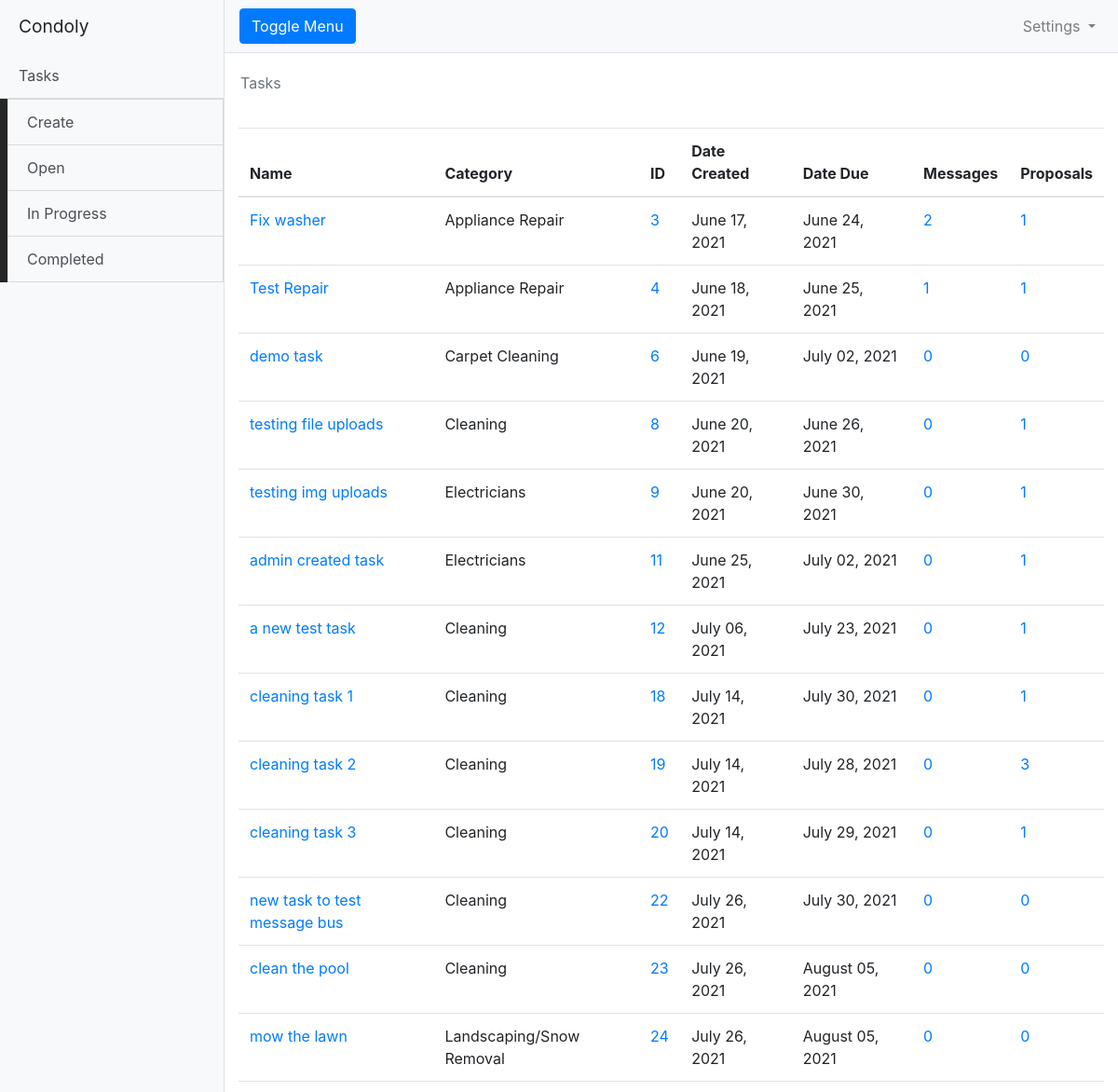
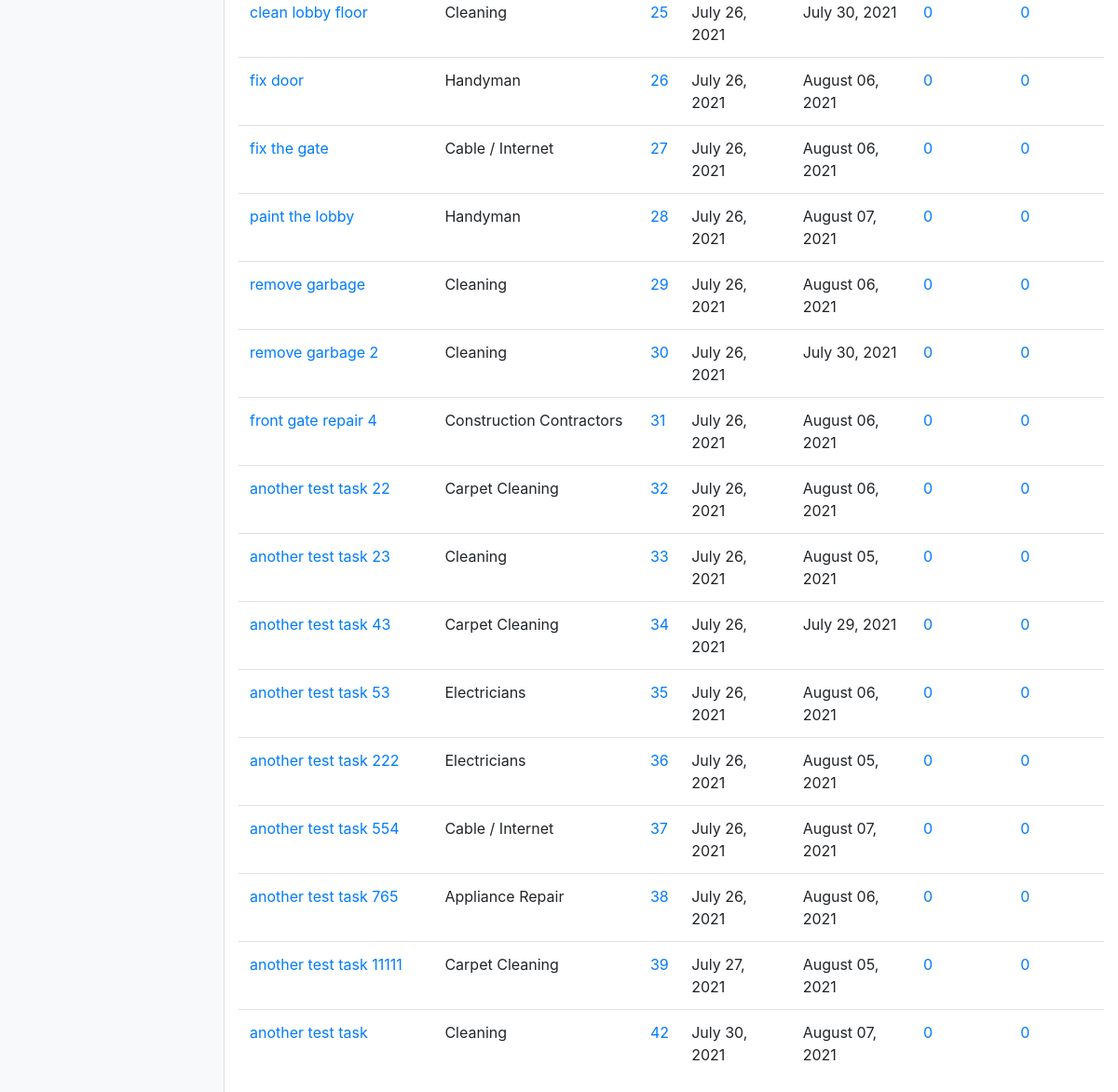
The app's page /tasks/open (signed in) with its own data (2 pictures, top to bottom).
### model.py (models this page shows, shortened)
class Task:
    def __init__(self, name, category, description, due_by, status, user_id, org_id):
        self.name = name
        self.category = category
        self.description = description
        self.due_by = due_by
        self.status = status
        self.user_id = user_id
        self.org_id = org_id
        self.created_at = datetime.datetime.now()
        self.proposals = list()
        self.task_msgs = list()
        self.images = None
        self.vendors_assigned = []
        self.admin_approved = 'false'
        self.accepted_proposal_id = None

### app.py (the view)
@app.route('/tasks/open', methods=['GET'])
def open_tasks():
    session = get_session()
    tasks = session.query(model.Task).filter(and_(model.Task.org_id == flask_session["org_id"], model.Task.status == "Open")).all()
    return render_template('list_tasks.html', tasks=tasks)

### app.py (called while the page is built)
@login_manager.user_loader
def load_user(user_id):
    if user_id is not None:
        session = get_session()
        return session.query(model.User).filter_by(id=user_id).one()
    return None

### templates/list_tasks.html
{% extends "base.html" %}
{% block content %}
	<div class="row">
	<nav class="row">
        <nav class="navbar">
          <ol class="breadcrumb bg-white">
            <li class="breadcrumb-item active" aria-current="page">Tasks</li>
          </ol>
        </nav>
	</nav>
        </div>
          <table class="table">
          <thead>
            <tr>
              <th scope="col">Name</th>
              <th scope="col">Category</th>
              <th scope="col">ID</th>
              <th scope="col">Date Created</th>
              <th scope="col">Date Due</th>
              <th scope="col">Messages</th>
              <th scope="col">Proposals</th>
            </tr>
          </thead>
          <tbody>
	    {% for task in tasks %}
            <tr>
	      <td><a href="{{ url_for('view_task', id=task.id)   }}">{{ task.name  }}</a></th>
	      <td>{{ task.category  }}</td>
	      <td><a href="{{ url_for('view_task', id=task.id)   }}">{{ task.id }}</a></td>
	      <td>{{ task.created_at.strftime('%B %d, %Y') }}</td>
	      <td>{{ task.due_by.strftime('%B %d, %Y') }}</td>
	      <td><a href="{{ url_for('messages', id=task.id) }}">{{ task.messages|length  }}</a></td>
	      <td><a href="{{ url_for('list_proposals', task_id=task.id)   }}">{{ task.proposals|length  }}</a></td>
            </tr>
	    {% endfor  %}
          </tbody>
          </table>
	  {% endblock  %}

### templates/base.html (shortened to what this page needs)
<!DOCTYPE html>
<html lang="en">
<head>
 <link rel="stylesheet" href="https://cdn.jsdelivr.net/npm/bootstrap@4.6.0/dist/css/bootstrap.min.css">
 <link rel="stylesheet" href="https://cdn.jsdelivr.net/npm/bootstrap-select@1.13.15/dist/css/bootstrap-select.min.css">
  <link href="{{ url_for('static', filename='css/simple-sidebar.css')  }}" rel="stylesheet">
</head>
<body>
  <div class="d-flex" id="wrapper">
    {% if session['user_type'] == 'HOA'%}
    <div class="bg-light border-right" id="sidebar-wrapper">
      <div class="sidebar-heading">Condoly </div>
      <div class="list-group list-group-flush">
	<a href="{{ url_for('tasks')   }}" class="list-group-item list-group-item-action bg-light">Tasks</a>
        <div class="tasks-dropdown">
          <a href="{{ url_for('create_task')   }}" class="list-group-item list-group-item-action bg-light">Create</a>
	  <a href="{{ url_for('open_tasks')   }}" class="list-group-item list-group-item-action bg-light">Open</a>
	  <a href="{{ url_for('in_progress_tasks')  }}" class="list-group-item list-group-item-action bg-light">In Progress</a>
	  <a href="{{ url_for('completed_tasks')  }}" class="list-group-item list-group-item-action bg-light">Completed</a>
        </div>
      </div>
    </div>
    {% endif  %}
    <div id="page-content-wrapper">
      <nav class="navbar navbar-expand-lg navbar-light bg-light border-bottom">
        <button class="btn btn-primary" id="menu-toggle">Toggle Menu</button>
        <div class="collapse navbar-collapse" id="navbarSupportedContent">
          <ul class="navbar-nav ml-auto mt-2 mt-lg-0">
            <li class="nav-item dropdown">
              <a class="nav-link dropdown-toggle" href="#" id="navbarDropdown" role="button" data-toggle="dropdown" aria-haspopup="true" aria-expanded="false">
                Settings
              </a>
            </li>
          </ul>
        </div>
      </nav>
      <div class="container-fluid">
	      {% block content %}{% endblock %}
      </div>
    </div>
  </div>
</body>
</html>

### static/css/simple-sidebar.css (style rules this page uses)
#wrapper { overflow-x: hidden; }
#sidebar-wrapper { min-height: 100vh; margin-left: -15rem; -webkit-transition: margin .25s ease-out; -moz-transition: margin .25s ease-out; -o-transition: margin .25s ease-out; transition: margin .25s ease-out; }
#sidebar-wrapper .sidebar-heading { padding: 0.875rem 1.25rem; font-size: 1.2rem; }
#sidebar-wrapper .list-group { width: 15rem; }
#page-content-wrapper { min-width: 100vw; }
@media (min-width: 768px) { #sidebar-wrapper { margin-left: 0; } }
@media (min-width: 768px) { #page-content-wrapper { min-width: 0; width: 100%; } }

### templates/base.html (style rules this page uses)
.tasks-dropdown { background-color: #262626; padding-left: 8px; }

### records on screen
Task: name "Fix washer", category "Appliance Repair", id "3", created_at "June 17, 2021", due_by "June 24, 2021", messages|length "2", proposals|length "1"
Task: name "Test Repair", category "Appliance Repair", id "4", created_at "June 18, 2021", due_by "June 25, 2021", messages|length "1", proposals|length "1"
Task: name "demo task", category "Carpet Cleaning", id "6", created_at "June 19, 2021", due_by "July 02, 2021", messages|length "0", proposals|length "0"
Task: name "testing file uploads", category "Cleaning", id "8", created_at "June 20, 2021", due_by "June 26, 2021", messages|length "0", proposals|length "1"
Task: name "testing img uploads", category "Electricians", id "9", created_at "June 20, 2021", due_by "June 30, 2021", messages|length "0", proposals|length "1"
Task: name "admin created task", category "Electricians", id "11", created_at "June 25, 2021", due_by "July 02, 2021", messages|length "0", proposals|length "1"
Task: name "a new test task", category "Cleaning", id "12", created_at "July 06, 2021", due_by "July 23, 2021", messages|length "0", proposals|length "1"
Task: name "cleaning task 1", category "Cleaning", id "18", created_at "July 14, 2021", due_by "July 30, 2021", messages|length "0", proposals|length "1"
Task: name "cleaning task 2", category "Cleaning", id "19", created_at "July 14, 2021", due_by "July 28, 2021", messages|length "0", proposals|length "3"
Task: name "cleaning task 3", category "Cleaning", id "20", created_at "July 14, 2021", due_by "July 29, 2021", messages|length "0", proposals|length "1"
Task: name "new task to test message bus", category "Cleaning", id "22", created_at "July 26, 2021", due_by "July 30, 2021", messages|length "0", proposals|length "0"
Task: name "clean the pool", category "Cleaning", id "23", created_at "July 26, 2021", due_by "August 05, 2021", messages|length "0", proposals|length "0"
Task: name "mow the lawn", category "Landscaping/Snow Removal", id "24", created_at "July 26, 2021", due_by "August 05, 2021", messages|length "0", proposals|length "0"
Task: name "clean lobby floor", category "Cleaning", id "25", created_at "July 26, 2021", due_by "July 30, 2021", messages|length "0", proposals|length "0"
Task: name "fix door", category "Handyman", id "26", created_at "July 26, 2021", due_by "August 06, 2021", messages|length "0", proposals|length "0"
Task: name "fix the gate", category "Cable / Internet", id "27", created_at "July 26, 2021", due_by "August 06, 2021", messages|length "0", proposals|length "0"
Task: name "paint the lobby", category "Handyman", id "28", created_at "July 26, 2021", due_by "August 07, 2021", messages|length "0", proposals|length "0"
Task: name "remove garbage", category "Cleaning", id "29", created_at "July 26, 2021", due_by "August 06, 2021", messages|length "0", proposals|length "0"
Task: name "remove garbage 2", category "Cleaning", id "30", created_at "July 26, 2021", due_by "July 30, 2021", messages|length "0", proposals|length "0"
Task: name "front gate repair 4", category "Construction Contractors", id "31", created_at "July 26, 2021", due_by "August 06, 2021", messages|length "0", proposals|length "0"
Task: name "another test task 22", category "Carpet Cleaning", id "32", created_at "July 26, 2021", due_by "August 06, 2021", messages|length "0", proposals|length "0"
Task: name "another test task 23", category "Cleaning", id "33", created_at "July 26, 2021", due_by "August 05, 2021", messages|length "0", proposals|length "0"
Task: name "another test task 43", category "Carpet Cleaning", id "34", created_at "July 26, 2021", due_by "July 29, 2021", messages|length "0", proposals|length "0"
Task: name "another test task 53", category "Electricians", id "35", created_at "July 26, 2021", due_by "August 06, 2021", messages|length "0", proposals|length "0"
Task: name "another test task 222", category "Electricians", id "36", created_at "July 26, 2021", due_by "August 05, 2021", messages|length "0", proposals|length "0"
Task: name "another test task 554", category "Cable / Internet", id "37", created_at "July 26, 2021", due_by "August 07, 2021", messages|length "0", proposals|length "0"
Task: name "another test task 765", category "Appliance Repair", id "38", created_at "July 26, 2021", due_by "August 06, 2021", messages|length "0", proposals|length "0"
Task: name "another test task 11111", category "Carpet Cleaning", id "39", created_at "July 27, 2021", due_by "August 05, 2021", messages|length "0", proposals|length "0"
Task: name "another test task", category "Cleaning", id "42", created_at "July 30, 2021", due_by "August 07, 2021", messages|length "0", proposals|length "0"
